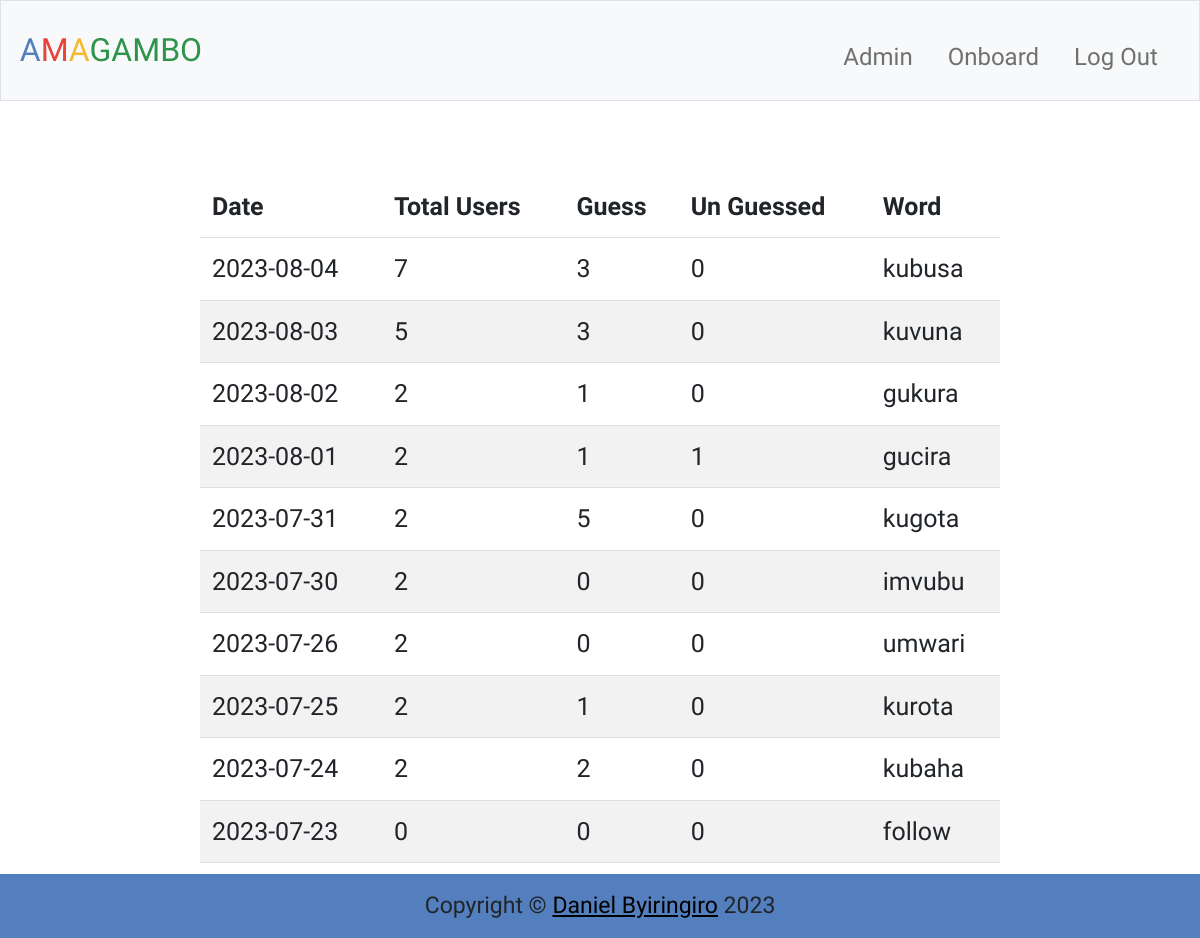
Page /admin (signed in) on the earlier database version.
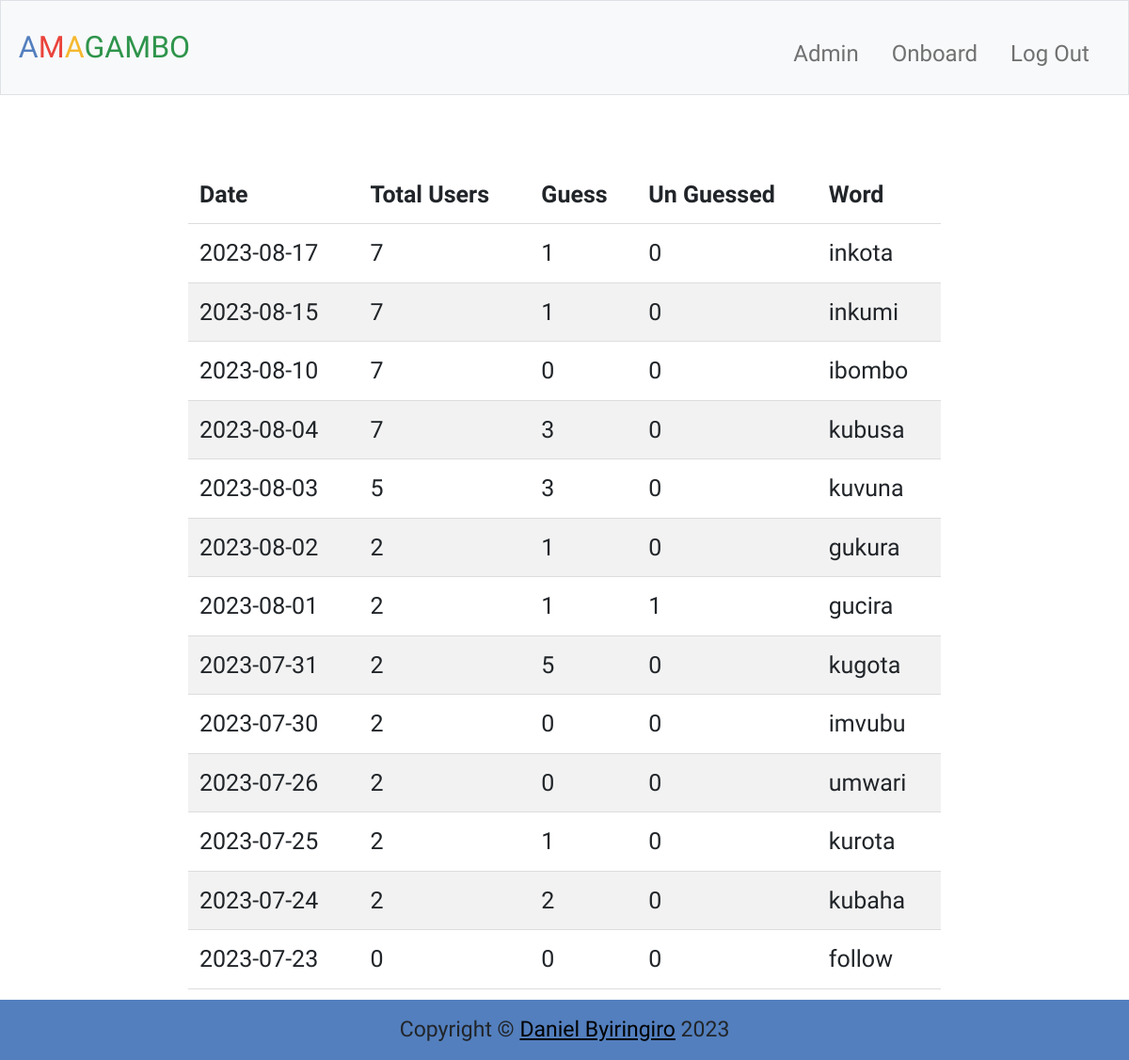
Same page on the later database version.
### tables this page shows
CREATE TABLE wordforday (
    word TEXT PRIMARY KEY NOT NULL,
    bankid INTEGER NOT NULL, date timestamp default current_timestamp,
    FOREIGN KEY (bankid) REFERENCES wordbank(id)
);

### app.py (the view)
@app.route("/admin")
@login_required
@admin_required
def admin():
    details = admin_details()
    return render_template("admin.html", details = details)

### app.py (called while the page is built)
@app.after_request
def after_request(response):
    response.headers["Cache-Control"] = "no-cache, no-store, must-revalidate"
    response.headers["Expires"] = 0
    response.headers["Pragma"] = "no-cache"
    return response

### helper.py (called while the page is built)
def login_required(f):
    @wraps(f)
    def decorated_function(*args, **kwargs):
        if session.get("user_id") is None:
            return redirect("/login")
        return f(*args, **kwargs)
    return decorated_function

def admin_required(f):
    @wraps(f)
    def decorated_function(*args, **kwargs):
        if session.get("admin")  == False:
            return redirect("/")
        return f(*args, **kwargs)
    return decorated_function

def admin_details():
    dates = available_dates()
    details = []
    for date in dates:
        total_users = db.execute("select count(*) as num from user where created_at <= ?", date)[0]['num']
        unguessed = db.execute("select count(*) as num from play where isPlay = 'False' and date = ?", date)[0]['num']
        guessed = db.execute("select count(*) as num from play where isPlay = 'True' and date = ?", date)[0]['num']
        word = db.execute("select word from wordforday where date = ?", date)[0]['word']
        day_detail = {'date': date, 'total_users': total_users, 'guessed': guessed if not None else 0, 'unguessed': unguessed if not None else 0, 'word':word}
        details.append(day_detail)
    rev_details = []
    for i in reversed(details):
        rev_details.append(i)
    return rev_details

def day():
    today = datetime.today()
    date = today.strftime("%Y-%m-%d")
    return date

def available_dates():
    today = day()
    rows = db.execute("select date from wordforday where date != ? ", today)
    dates = [row["date"] for row in rows]
    return dates

### templates/admin.html (shortened to what this page needs)
{% extends "reglog.html" %}
{% block main %}
    <table>
        <thead>
            <th>Date</th>
            <th>Total Users</th>
            <th>Guess</th>
            <th>Un Guessed</th>
            <th>Word</th>
        </thead>
        <tbody>
            {% for record in details %}
                <tr>
                    <td>{{record['date']}}</td>
                    <td>{{record['total_users']}}</td>
                    <td>{{record['guessed']}}</td>
                    <td>{{record['unguessed']}}</td>
                    <td>{{record['word']}}</td>
                </tr>
            {% endfor %}
        </tbody>
    </table>
{% endblock %}

### templates/reglog.html (shortened to what this page needs)
{% extends "layout.html" %}
{% block boot %}
    <link href="https://cdn.jsdelivr.net/npm/bootstrap@5.1.3/dist/css/bootstrap.min.css" rel="stylesheet">
{% endblock %}
{% block body %}
    <main class="container-fluid py-5 text-center">
        {% block main %}
        {% endblock %}
    </main>
    <footer>
        Copyright &#169; <a href="https://danielbyiringiro.github.io/danielbyiringiro.com/" target="_blank">Daniel Byiringiro</a> 2023
    </footer>
{% endblock %}

### templates/layout.html (shortened to what this page needs)
<!DOCTYPE html>
<html lang="en">
    <head>
        {% block boot %}{% endblock %}
        <link href="/static/styles.css" rel="stylesheet">
    </head>
    <body>
        <nav class="bg-light border navbar navbar-expand-md navbar-light">
            <div class="container-fluid">
                <a class="navbar-brand" href="/"><span class="blue">A</span><span class="red">M</span><span class="yellow">A</span><span class="green">GAMBO</span></a>
                <div class="collapse navbar-collapse" id="navbar">
                    {% if session["admin"] %}
                        <ul class="navbar-nav ms-auto mt-2">
                            <li class="nav-item"><a class="nav-link" href="/admin" style="margin-right: 10px; font-size: x-large;">Admin</a></li>
                            <li class="nav-item"><a class="nav-link" href="/onboard" style="margin-right: 10px; font-size: x-large;">Onboard</a></li>
                            <li class="nav-item"><a class="nav-link" href="/logout" style="margin-right: 10px; font-size: x-large;">Log Out</a></li>
                        </ul>
                    {% elif session["user_id"]%}
                        <ul class="navbar-nav ms-auto mt-2">
                            <li class="nav-item"><a class="nav-link" href="/onboard" style="margin-right: 10px; font-size: x-large;">Onboard</a></li>
                            <li class="nav-item"><a class="nav-link" href="/logout" style="margin-right: 10px; font-size: x-large;">Log Out</a></li>
                        </ul>
                    {% else %}
                        <ul class="navbar-nav ms-auto mt-2">
                            <li class="nav-item"><a class="nav-link" href="/register">Register</a></li>
                            <li class="nav-item"><a class="nav-link" href="/login">Log In</a></li>
                        </ul>
                    {% endif %}
                </div>
            </div>
        </nav>
        {% block body %}{% endblock %}
    </body>
</html>

### static/styles.css (style rules this page uses)
html, body { height: 100%; margin: 0; padding: 0; font-family: 'Rancho',serif; font-size: 25px; }
nav .navbar-brand { font-size: xx-large; }
nav .navbar-brand .blue { color: #537fbe; }
nav .navbar-brand .red { color: #ea433b; }
nav .navbar-brand .yellow { color: #f5b82e; }
nav .navbar-brand .green { color: #2e944b; }
footer { text-align: center; background-color: #537fbe; padding: 15px; font-size: 23px; position: fixed; bottom: 0; width: 100%; }
footer a { color: initial; }
.green { color: #528d4e; }
.yellow { color: #b49f39; }
.red { color: #ea433b; }

### templates/admin.html (style rules this page uses)
table { border-collapse: collapse; width: 800px; margin-left: auto; margin-right: auto; }
th, td { padding: 12px; text-align: left; border-bottom: 1px solid #ddd; gap: 20px; }
tr:nth-child(even) { background-color: #f2f2f2; }
tr:last-child th { margin: 0; }

Differences in the rows shown:
added wordforday: date "2023-08-17", word "inkota"
added wordforday: date "2023-08-15", word "inkumi"
added wordforday: date "2023-08-10", word "ibombo"
Other differences:
new list line: "7 1 0"
new list line: "7 0 0"
